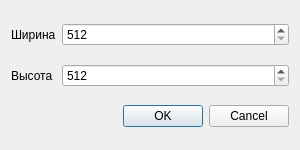
<?xml version="1.0" encoding="UTF-8"?>
<ui version="4.0">
 <class>canvasSize</class>
 <widget class="QDialog" name="canvasSize">
  <property name="geometry">
   <rect>
    <x>0</x>
    <y>0</y>
    <width>300</width>
    <height>150</height>
   </rect>
  </property>
  <property name="minimumSize">
   <size>
    <width>300</width>
    <height>150</height>
   </size>
  </property>
  <property name="maximumSize">
   <size>
    <width>300</width>
    <height>150</height>
   </size>
  </property>
  <property name="windowTitle">
   <string>Dialog</string>
  </property>
  <layout class="QGridLayout" name="gridLayout">
   <item row="2" column="1">
    <widget class="QDialogButtonBox" name="buttonBox">
     <property name="orientation">
      <enum>Qt::Horizontal</enum>
     </property>
     <property name="standardButtons">
      <set>QDialogButtonBox::Cancel|QDialogButtonBox::Ok</set>
     </property>
    </widget>
   </item>
   <item row="0" column="1">
    <widget class="QSpinBox" name="widthBox">
     <property name="minimum">
      <number>512</number>
     </property>
     <property name="maximum">
      <number>16777215</number>
     </property>
    </widget>
   </item>
   <item row="1" column="1">
    <widget class="QSpinBox" name="higthBox">
     <property name="minimum">
      <number>512</number>
     </property>
     <property name="maximum">
      <number>16777215</number>
     </property>
     <property name="singleStep">
      <number>1</number>
     </property>
    </widget>
   </item>
   <item row="0" column="0">
    <widget class="QLabel" name="label">
     <property name="text">
      <string>Ширина</string>
     </property>
    </widget>
   </item>
   <item row="1" column="0">
    <widget class="QLabel" name="label_2">
     <property name="text">
      <string>Высота</string>
     </property>
    </widget>
   </item>
  </layout>
 </widget>
 <resources/>
 <connections>
  <connection>
   <sender>buttonBox</sender>
   <signal>accepted()</signal>
   <receiver>canvasSize</receiver>
   <slot>accept()</slot>
   <hints>
    <hint type="sourcelabel">
     <x>248</x>
     <y>254</y>
    </hint>
    <hint type="destinationlabel">
     <x>157</x>
     <y>274</y>
    </hint>
   </hints>
  </connection>
  <connection>
   <sender>buttonBox</sender>
   <signal>rejected()</signal>
   <receiver>canvasSize</receiver>
   <slot>reject()</slot>
   <hints>
    <hint type="sourcelabel">
     <x>316</x>
     <y>260</y>
    </hint>
    <hint type="destinationlabel">
     <x>286</x>
     <y>274</y>
    </hint>
   </hints>
  </connection>
 </connections>
</ui>
